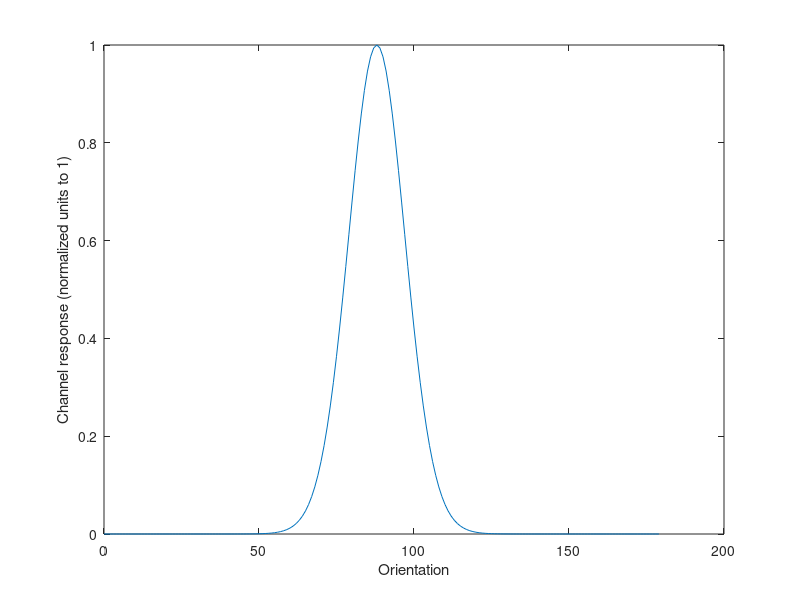

This figure's MATLAB source: (Note: this script raises an error after producing the figure.)
%%%%%%%%%%%%%%%%%%%%%%%%%%%%%
% Make simulated data
%%%%%%%%%%%%%%%%%%%%%%%%%%%%%
 
% some variables
iNeuron = 1;
orientations = 0:179;
k = 10;
% loop over each neuron tuning function
for orientPreference = 0:2:179  
  % compute the neural response as a Von Mises function
  %Note the 2 here which makes it so that our 0 - 180 orientation
  % space gets mapped to all 360 degrees
  neuralResponse(iNeuron,:) = exp(k*cos(2*pi*(orientations-orientPreference)/180));
  % normalize to a height of 1
  neuralResponse(iNeuron,:) = neuralResponse(iNeuron,:) / max(neuralResponse(iNeuron,:));
  % update counter
  iNeuron = iNeuron + 1;
end
 
% plot the response of neuron 45
figure;
plot(orientations,neuralResponse(45,:));
xlabel('Orientation');
ylabel('Channel response (normalized units to 1)');
 
% make a random weighting of neurons on to each voxel
nNeurons = size(neuralResponse,1);
nVoxels = 50;
neuronToVoxelWeights = rand(nNeurons,nVoxels);

% HERE. EXTRA STEP TO COMPARE THIS CODE WITH THE PYTHON ONE
writematrix(neuronToVoxelWeights);
type 'neuronToVoxelWeights.txt'

%%%%%%%%%% 
%% 
% make stimulus array
nStimuli = 8;
% evenly space stimuli
stimuli = 0:180/(nStimuli):179;
% number of repeats
nRepeats = 20;
stimuli = repmat(stimuli,1,nRepeats);
 
% round and make a column array
stimuli = round(stimuli(:))+1;
 
% compute the voxelResponse
nTrials = nStimuli * nRepeats;
for iTrial = 1:nTrials
  % get the neural response to this stimulus, by indexing the correct column of the neuralResponse matrix
  thisNeuralResponse = neuralResponse(:,stimuli(iTrial));
  % multiply this by the neuronToVoxelWeights to get the voxel response on this trial. Note that you need
  % to get the matrix dimensions right, so transpose is needed on thisNeuralResponse
  voxelResponse(iTrial,:) = thisNeuralResponse' * neuronToVoxelWeights;
end
 
% plot the voxelResponse for the 7th trial
figure;
plot(voxelResponse(7,:));
xlabel('Voxel (number)');
ylabel('Voxel response (fake measurement units)');
%% 
% plot another trial voxel response
figure;
plot(voxelResponse(7,:),'b-.');
hold on
plot(voxelResponse(7+nStimuli,:),'r-o');
xlabel('Voxel (number)');
ylabel('Voxel response (fake measurement units)');
%% 
% add noise to the voxel responses
noiseStandardDeviation = 0.05;
% normalize response 
voxelResponse = voxelResponse / mean(voxelResponse(:));
% add gaussian noise
voxelResponse = voxelResponse + noiseStandardDeviation*randn(size(voxelResponse));

% HERE. EXTRA STEP TO COMPARE THIS CODE WITH THE PYTHON ONE
writematrix(voxelResponse);
type 'voxelResponse.txt'
%% 
% check the voxelResponses
figure;
stim1 = 7;
stim2 = 3;
subplot(1,3,1);
plot(voxelResponse(stim1,:),'b-.');
hold on
plot(voxelResponse(stim1+nStimuli,:),'r-o');
xlabel('Voxel (number)');
ylabel('Voxel response (fake measurement units)');

subplot(1,3,2);
plot(voxelResponse(stim1,:),voxelResponse(stim1+nStimuli,:),'k.');
xlabel('Response to first presentation');
ylabel('Response to second presentation');
axis square
 
subplot(1,3,3);
plot(voxelResponse(stim1,:),voxelResponse(stim2,:),'k.');
xlabel(sprintf('Response to stimulus: %i deg',stimuli(stim1)));
ylabel(sprintf('Response to stimulus: %i',stimuli(stim2)));
axis square
%% 
% Encoding model!
%%%%%%%%%%%%%%%%%%%%%%%%%%%%%
% Make encoding model
%%%%%%%%%%%%%%%%%%%%%%%%%%%%%
% make channel basis functions
nChannels = 8;
exponent = 7;
orientations = 0:179;
prefOrientation = 0:180/nChannels:179;
% loop over each channel
for iChannel = 1:nChannels
  % get sinusoid. Note the 2 here which makes it so that our 0 - 180 orientation
  % space gets mapped to all 360 degrees
  thisChannelBasis =  cos(2*pi*(orientations-prefOrientation(iChannel))/180);
  % rectify
  thisChannelBasis(thisChannelBasis<0) = 0;
  % raise to exponent
  thisChannelBasis = thisChannelBasis.^exponent;
  % keep in matrix
  channelBasis(:,iChannel) = thisChannelBasis;
end
 
% plot channel basis functions
figure;
plot(orientations,channelBasis);
xlabel('Preferred orientation (deg)');
ylabel('Ideal channel response (normalized to 1)');
%% 
% compute the channelResponse for each trial
for iTrial = 1:nTrials
  channelResponse(iTrial,:) = channelBasis(stimuli(iTrial),:);
end
 
% compute estimated weights
estimatedWeights =  pinv(channelResponse) * voxelResponse;
 
% compute model prediction
modelPrediction = channelResponse * estimatedWeights;
% compute residual
residualResponse = voxelResponse-modelPrediction;
% compute r2
r2 = 1-var(residualResponse(:))/var(voxelResponse(:))
%% 
%%%%%%%%%%%%%%%%%%%%%%%%%%%%%
% Inverted encoding model
%%%%%%%%%%%%%%%%%%%%%%%%%%%%%
% split half into train and test
firstHalf = 1:round(nTrials/2);
secondHalf = round(nTrials/2)+1:nTrials;
trainVoxelResponse = voxelResponse(firstHalf,:);
testVoxelResponse = voxelResponse(secondHalf:end,:);
% compute weights on train data
estimatedWeights = pinv(channelResponse(firstHalf,:))*trainVoxelResponse;
 
% compute channel response from textVoxelResponses
estimatedChannelResponse = testVoxelResponse * pinv(estimatedWeights);
 
% plot channel responses
figure;colors = hsv(nStimuli);
for iStimuli = 1:nStimuli
  plot(prefOrientation,mean(estimatedChannelResponse(iStimuli:nStimuli:end,:),1),'-','Color',colors(iStimuli,:));
  hold on
end
xlabel('Channel orientation preference (deg)');
ylabel('Estimated channel response (percentile of max)');
title(sprintf('r2 = %0.4f',r2));
%% 
% Compute voxel response without noise
nTrials = nStimuli * nRepeats;
for iTrial = 1:nTrials
  % get the neural response to this stimulus, by indexing the correct column of the neuralResponse matrix
  thisNeuralResponse = neuralResponse(:,stimuli(iTrial));
  % multiply this by the neuronToVoxelWeights to get the voxel response on this trial. Note that you need
  % to get the matrix dimensions right, so transpose is needed on thisNeuralResponse
  voxelResponseNoisy(iTrial,:) = thisNeuralResponse' * neuronToVoxelWeights;
end
 %%
% add noise
noiseStandardDeviation = 0.5;
% normalize response 
voxelResponseNoisy = voxelResponseNoisy / mean(voxelResponseNoisy(:));
% add gaussian noise
voxelResponseNoisy = voxelResponseNoisy + noiseStandardDeviation*randn(size(voxelResponseNoisy));
 % HERE. EXTRA STEP TO COMPARE THIS CODE WITH THE PYTHON ONE
writematrix(voxelResponseNoisy);
type 'voxelResponseNoisy.txt'
%% % split into train and tes
trainVoxelResponseNoisy = voxelResponseNoisy(firstHalf,:);
testVoxelResponseNoisy = voxelResponseNoisy(secondHalf:end,:);
 
% compute weights on train data
estimatedWeights = pinv(channelResponse(firstHalf,:))*trainVoxelResponseNoisy;
 
% compute model prediction on test data
modelPrediction = channelResponse(secondHalf,:) * estimatedWeights;
% compute residual
residualResponse = testVoxelResponseNoisy-modelPrediction;
% compute r2
r2 = 1-var(residualResponse(:))/var(testVoxelResponseNoisy(:))
 
% invert model and compute channel response
estimatedChannelResponse = testVoxelResponseNoisy * pinv(estimatedWeights);
%% 
% plot estimated channel profiles
figure;colors = hsv(nStimuli);
for iStimuli = 1:nStimuli
  plot(prefOrientation,mean(estimatedChannelResponse(iStimuli:nStimuli:end,:),1),'-','Color',colors(iStimuli,:));
  hold on
end
xlabel('Channel orientation preference (deg)');
ylabel('Estimated channel response (percentile of max)');
title(sprintf('r2 = %0.4f',r2));
%% 
%%%%%%%%%%%%%%%%%%%%%%%%%%%%%
% stimulus likelihood function
%%%%%%%%%%%%%%%%%%%%%%%%%%%%%
% split half into train and test
firstHalf = 1:round(nTrials/2);
secondHalf = round(nTrials/2)+1:nTrials;
trainVoxelResponse = voxelResponse(firstHalf,:);
testVoxelResponse = voxelResponse(secondHalf:end,:);
 
% compute weights on train data
estimatedWeights = pinv(channelResponse(firstHalf,:))*trainVoxelResponse;
 
% compute model prediction on test data
modelPrediction = channelResponse(secondHalf,:) * estimatedWeights;
% compute residual
residualResponse = testVoxelResponseNoisy-modelPrediction;
% compute residual variance, note that this is a scalar
residualVariance = var(residualResponse(:));
 
% make this into a covariance matrix in which the diagonal contains the variance for each voxel
% and off diagonals (in this case all 0) contain covariance between voxels
modelCovar = eye(nVoxels)*residualVariance;
%% % cycle over each trial
nTestTrials = size(testVoxelResponse,1);
for iTrial = 1:nTestTrials
  % now cycle over all possible orientation
  for iOrientation = 1:179
    % compute the mean voxel response predicted by the channel encoding model
    predictedResponse = channelBasis(iOrientation,:)*estimatedWeights;
    % now use that mean response and the model covariance to estimate the probability
    % of seeing this orientation given the response on this trial
    likelihood(iTrial,iOrientation) = mvnpdf(testVoxelResponse(iTrial,:),predictedResponse,modelCovar);
  end
end
 
figure
for iStimuli = 1:nStimuli
  plot(1:179,mean(likelihood(iStimuli:nStimuli:end,:),1),'-','Color',colors(iStimuli,:));
  hold on
end
xlabel('stimulus orientation (deg)');
ylabel('probability given trial response');
%% 
%%%%%%%%%%%%%%%%%%%%%%%%%%%%%
% Inverted Encoding model with different channel basis functions
%%%%%%%%%%%%%%%%%%%%%%%%%%%%%
% reweight the channels
channelReweighting = [0 0.8 0.4 0 0 0 0.4 0.8]';
% make into a full matrix xform to transform the original channels
for iChannel = 1:nChannels
  xform(iChannel,:) = circshift(channelReweighting,iChannel-1);
end
% and get new bimodal channels
bimodalChannelBasis = channelBasis * xform;
 
% display a figure with one of the channels
figure
plot(orientations,bimodalChannelBasis(:,5));
xlabel('orientation (deg)');
ylabel('Channel response (normalized to 1)');
%% 
% compute the channelResponse for each trial
for iTrial = 1:nTrials
  channelResponse(iTrial,:) = bimodalChannelBasis(stimuli(iTrial),:);
end
 
% compute estimated weights
estimatedWeights =  pinv(channelResponse) * voxelResponse;
 
% compute model prediction
modelPrediction = channelResponse * estimatedWeights;
% compute residual
residualResponse = voxelResponse-modelPrediction;
% compute r2
r2 = 1-var(residualResponse(:))/var(voxelResponse(:))
 
% compute estimated channel response profiles
estimatedChannelResponse = testVoxelResponse * pinv(estimatedWeights);
 
% and plot one of the channels averaged across all trials
figure;
plot(prefOrientation,mean(estimatedChannelResponse(5:nStimuli:end,:),1));
xlabel('Channel preferred orientation (deg)');
ylabel('Estimated channel response (percentile of full)');
title(sprintf('r2 = %0.4f',r2));
%% 
%o compute weights on train data
estimatedWeights = pinv(channelResponse(firstHalf,:))*trainVoxelResponse;
 
% compute model prediction on test data
modelPrediction = channelResponse(secondHalf,:) * estimatedWeights;
% compute residual
residualResponse = testVoxelResponseNoisy-modelPrediction;
% compute residual variance, note that this is a scalar
residualVariance = var(residualResponse(:));
 
% make this into a covariance matrix in which the diagonal contains the variance for each voxel
% and off diagonals (in this case all 0) contain covariance between voxels
modelCovar = eye(nVoxels)*residualVariance;
 
% cycle over each trial
nTestTrials = size(testVoxelResponse,1);
for iTrial = 1:nTestTrials
  % now cycle over all possible orientation
  for iOrientation = 1:179
    % compute the mean voxel response predicted by the channel encoding model
    predictedResponse = bimodalChannelBasis(iOrientation,:)*estimatedWeights;
    % now use that mean response and the model covariance to estimate the probability
    % of seeing this orientation given the response on this trial
    likelihood(iTrial,iOrientation) = mvnpdf(testVoxelResponse(iTrial,:),predictedResponse,modelCovar);
  end
end
 
% now plot the likelihood function averaged over repeats
figure
for iStimuli = 1:nStimuli
  plot(1:179,mean(likelihood(iStimuli:nStimuli:end,:),1));
  hold on
end
xlabel('stimulus orientation (deg)');
ylabel('probability given trial response');
%% 
% THE END